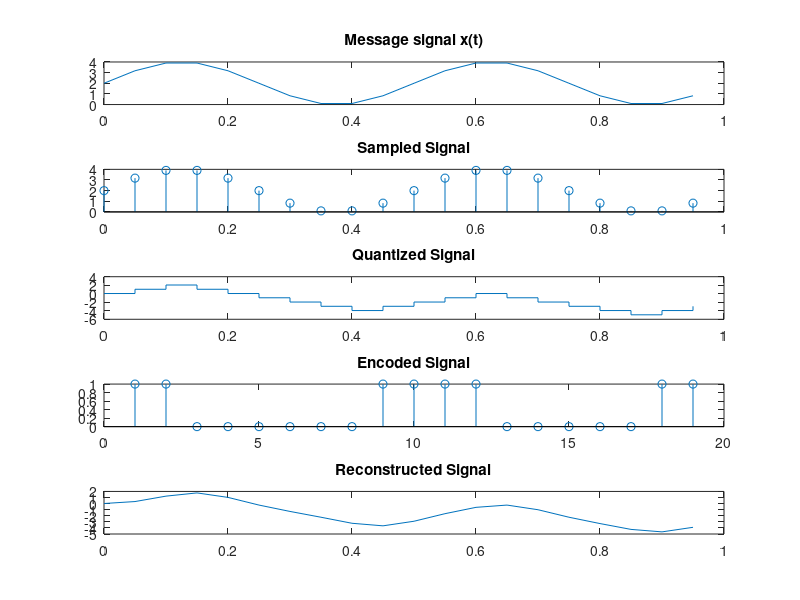

Source code (MATLAB):
clear all
close all
f=2;
fs=20;
t1 =0:1/fs:(2/f-1/fs);
x=2+2*sin(2*pi*f*t1);
subplot(5,1,1);
plot(t1,x);
title('Message signal x(t)');
subplot(5,1,2);
stem(t1,x);
title('Sampled Signal');
del=0.05;
for n=1:19
 if x(n+1)>x(n)
 del(n+1)=del(n)+1;
 p(n)=1;
 else
 del(n+1)=del(n)-1;
 p(n)=0;
 end
end
subplot(5,1,3);
stairs(t1,del);
title('Quantized Signal');
subplot(5,1,4);
stem(p);
title('Encoded Signal');
[b,a]=butter(2,0.5,'low');
a1=filter(b,a,del);
subplot(5,1,5);
plot(t1,a1);
title('Reconstructed Signal')
